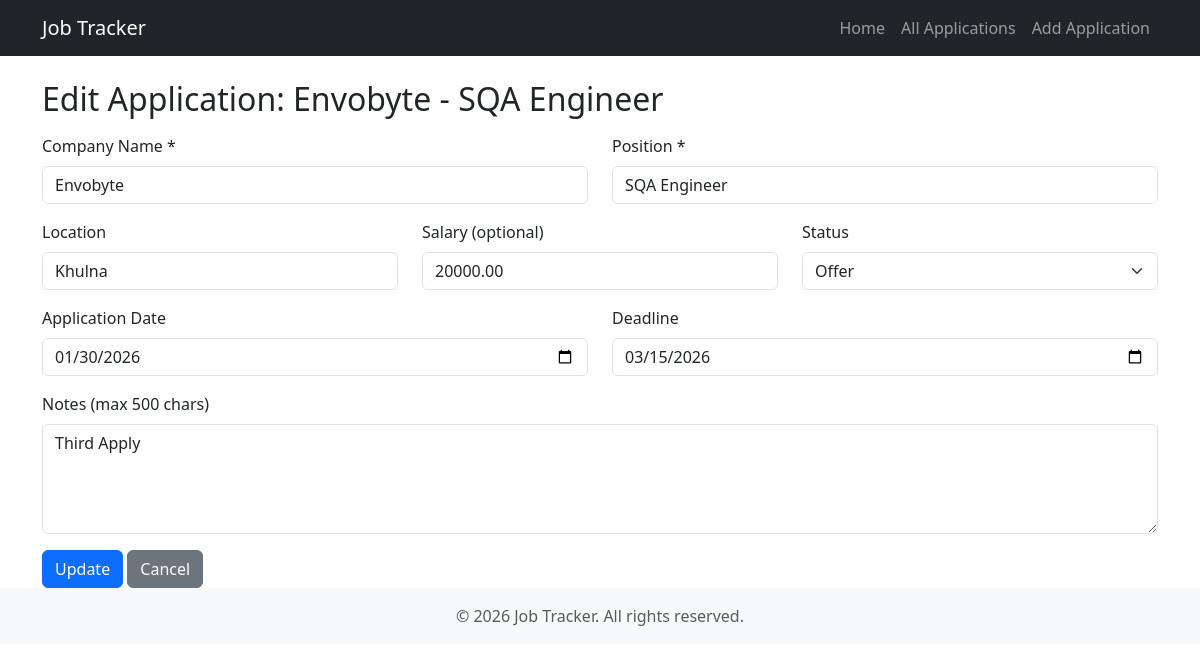
The page /jobs/5/edit/ on the database its author committed.
### jobs/models.py (models this page shows, shortened)
class JobApplication(models.Model):
    STATUS_CHOICES = [
        ('Applied', 'Applied'),
        ('Interview', 'Interview'),
        ('Offer', 'Offer'),
        ('Accepted', 'Accepted'),
        ('Rejected', 'Rejected'),
    ]
    company_name = models.CharField(max_length=200)
    position = models.CharField(max_length=200)
    job_location = models.CharField(max_length=200)
    salary = models.DecimalField(max_digits=10, decimal_places=2, null=True, blank=True)
    status = models.CharField(max_length=20, choices=STATUS_CHOICES, default='Applied')
    application_date = models.DateField(default=timezone.now)
    deadline = models.DateField()
    notes = models.TextField(max_length=500)
    created_at = models.DateTimeField(auto_now_add=True)
    updated_at = models.DateTimeField(auto_now=True)

### jobs/views.py (the view)
# urls.py: path('jobs/<int:pk>/edit/', views.job_update, name='job_update'),
def job_update(request, pk):
    job = get_object_or_404(JobApplication, pk=pk)
    if request.method == 'POST':
        form = JobApplicationForm(request.POST, instance=job)
        if form.is_valid():
            form.save()
            messages.success(request, 'Application updated successfully!')
            return redirect('jobs:job_list')
    else:
        form = JobApplicationForm(instance=job)
    return render(request, 'jobs/update.html', {'form': form, 'job': job})

### jobs/forms.py (shortened to what this page needs)
class JobApplicationForm(forms.ModelForm):
    class Meta:
        model = JobApplication
        fields = '__all__'
        widgets = {
            'company_name': forms.TextInput(attrs={'class': 'form-control'}),
            'position': forms.TextInput(attrs={'class': 'form-control'}),
            'job_location': forms.TextInput(attrs={'class': 'form-control'}),
            'salary': forms.NumberInput(attrs={'class': 'form-control', 'step': '0.01'}),
            'status': forms.Select(attrs={'class': 'form-select'}),
            'application_date': forms.DateInput(attrs={'class': 'form-control', 'type': 'date'}),
            'deadline': forms.DateInput(attrs={'class': 'form-control', 'type': 'date'}),
            'notes': forms.Textarea(attrs={'class': 'form-control', 'rows': 4}),
        }

### templates/jobs/update.html (shortened to what this page needs)
{% extends 'base.html' %}
{% block content %}
<h2>Edit Application: {{ job.company_name }} - {{ job.position }}</h2>
<form method="post" class="mt-3">
    <div class="row">
        <div class="col-md-6 mb-3">
            <label for="{{ form.company_name.id_for_label }}" class="form-label">Company Name *</label>
            {{ form.company_name }}
        </div>
        <div class="col-md-6 mb-3">
            <label for="{{ form.position.id_for_label }}" class="form-label">Position *</label>
            {{ form.position }}
        </div>
    </div>
    <div class="row">
        <div class="col-md-4 mb-3">
            <label for="{{ form.job_location.id_for_label }}" class="form-label">Location</label>
            {{ form.job_location }}
        </div>
        <div class="col-md-4 mb-3">
            <label for="{{ form.salary.id_for_label }}" class="form-label">Salary (optional)</label>
            {{ form.salary }}
        </div>
        <div class="col-md-4 mb-3">
            <label for="{{ form.status.id_for_label }}" class="form-label">Status</label>
            {{ form.status }}
        </div>
    </div>
    <div class="row">
        <div class="col-md-6 mb-3">
            <label for="{{ form.application_date.id_for_label }}" class="form-label">Application Date</label>
            {{ form.application_date }}
        </div>
        <div class="col-md-6 mb-3">
            <label for="{{ form.deadline.id_for_label }}" class="form-label">Deadline</label>
            {{ form.deadline }}
        </div>
    </div>
    <div class="mb-3">
        <label for="{{ form.notes.id_for_label }}" class="form-label">Notes (max 500 chars)</label>
        {{ form.notes }}
    </div>
    <button type="submit" class="btn btn-primary">Update</button>
    <a href="{% url 'jobs:job_list' %}" class="btn btn-secondary">Cancel</a>
</form>
{% endblock %}

### rows shown on the page
JobApplication: company_name "Envobyte", position "SQA Engineer", job_location "Khulna", salary "20000.00", status "Offer", application_date "01/30/2026", deadline "03/15/2026", notes "Third Apply"
